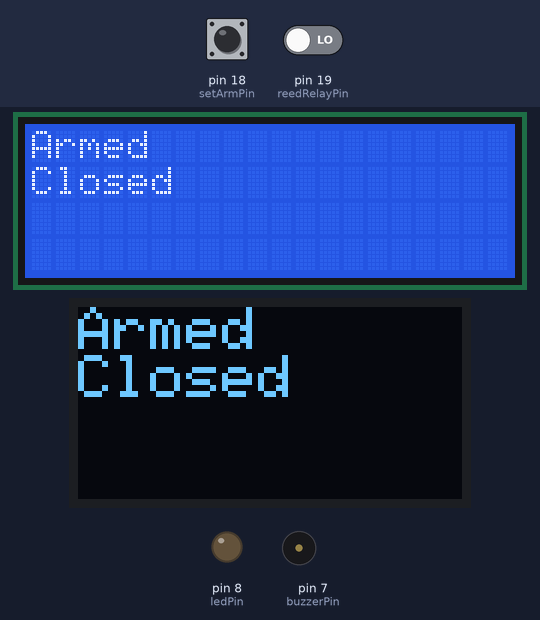
Simulated run of this sketch. Board: Arduino Mega 2560, built with avr-gcc and run on an emulated ATmega2560. On the bench: 20×4 character LCD, 128×64 one-colour display, output pins drawn as LEDs (lit = HIGH), buzzer (waves = sounding). Inputs (shaded band) come from the test bench; at power-on: pin 19 (reedRelayPin) LOW, pin 18 (setArmPin) HIGH. The display library's start-up logo is not drawn.

Above: at 6.3 s.
6.4 s: pin 19 (reedRelayPin) driven HIGH
At 6.8 s:
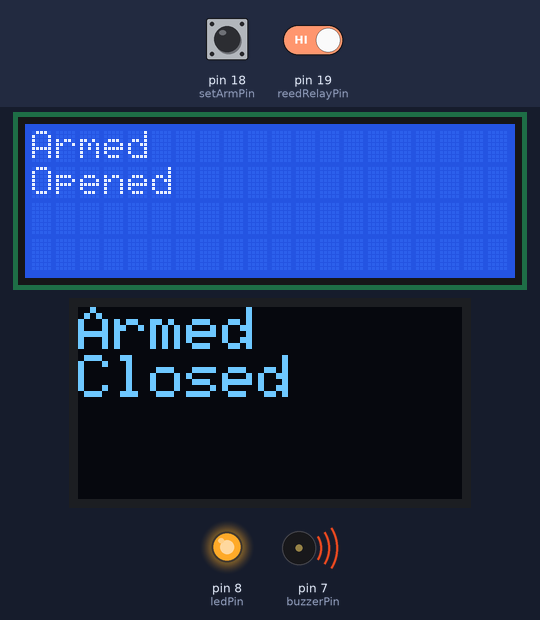
8.4 s: pin 18 (setArmPin) pulled LOW for 3.2 s
At 9.0 s:
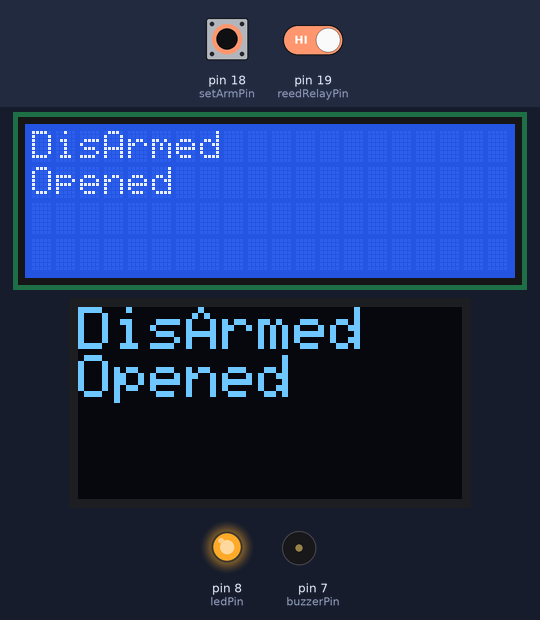
13.1 s: pin 19 (reedRelayPin) driven LOW
At 14.5 s:
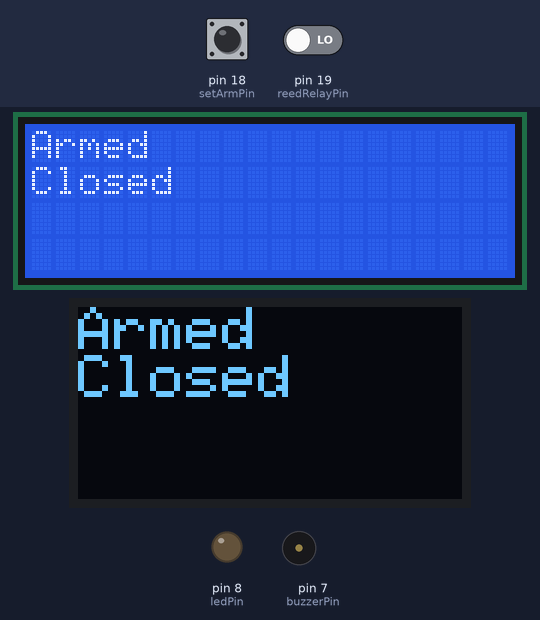
14.8 s: pin 18 (setArmPin) pulled LOW for 0.15 s
At 14.92 s:
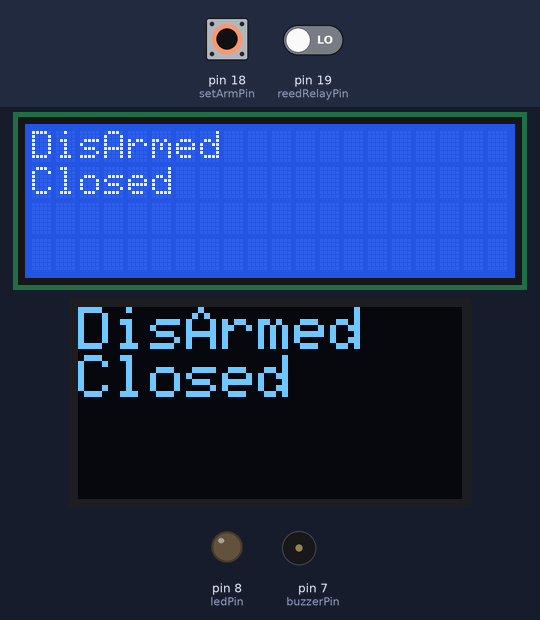
Timing chart, 0 to 17.4 s (numbered marks = the images above; inputs shaded):
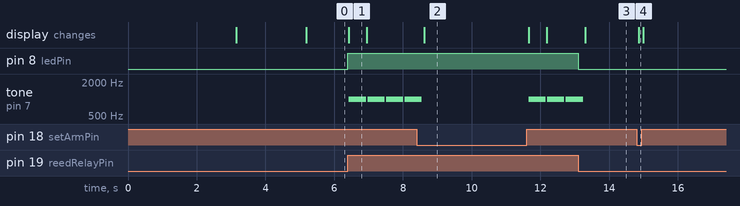

The sketch:

SimpleSecuritySystemOLED.ino
```cpp
/*
 * Example of simple security system using reed relay
 * Components: I2C LCD Monitor attached to pin 20 and 21 on MEGA2560, Reed relay attached to pin2
 * Door state HIGH when megnetic apparts from reed relay
 * Author:Bruce Chiu
 * Date:2019/07/22
 * Email:boo.chiu@gmail.com
 */
#include <SPI.h>
#include <Wire.h>
#include <Adafruit_GFX.h>
#include <Adafruit_SSD1306.h>
//#include "marioStar.h"
#define OLED_RESET 4
Adafruit_SSD1306 display(OLED_RESET);

const int reedRelayPin = 19;
const int setArmPin=18;
const int ledPin = 8;
const int buzzerPin=7;
const int debounceTime = 200;
volatile boolean doorState = LOW;
boolean armState=LOW;
volatile unsigned long lastTriggeredTime = 0;
//counting interrupts
volatile int intCount=0;
char msgOpen[]="Door Open";
char msgClosed[]="Door Closed";

void initOLED() {
  display.begin(SSD1306_SWITCHCAPVCC, 0x3C);
  display.display();
  delay(2000);
  // Clear the buffer.
  display.clearDisplay();

  display.setTextSize(2);
  display.setTextColor(WHITE);
  display.setCursor(0,0);

}

void setup() {
  pinMode(reedRelayPin, INPUT);
  attachInterrupt(digitalPinToInterrupt(reedRelayPin), btnHandlerArduino, CHANGE);
  pinMode(ledPin, OUTPUT);
  Serial.begin(115200);
  initLCD();
  initOLED();
  pinMode(setArmPin,INPUT_PULLUP);
  display.println("Simple Security System");
}

void loop() {
  // put your main code here, to run repeatedly:
  //if door state==HIGH, the door/window is open
  display.clearDisplay();
  display.setCursor(0,0);
  armState=digitalRead(setArmPin);
  //Show security state
  if(armState){
    //display.setCursor(0,2);
    display.println("Armed");
    lcdPrint("Armed   ",0);
  }
  else
  {
    //display.setCursor(0,4);
    display.println("DisArmed");
    lcdPrint("DisArmed",0);
  }
  //Show door state
  if(doorState){
    display.println("Opened");
    lcdPrint("Opened",1);
  }
  else{
    display.println("Closed");
    lcdPrint("Closed",1);
  }
  //Make sound when armed and door opened
  if(armState && doorState){
    tone(buzzerPin,1000);
    delay(500);
    noTone(buzzerPin);
  }
  else{
    noTone(buzzerPin);
  }
  display.display();

}

//Arduino中斷向量
void btnHandlerArduino() {
  if(millis()-lastTriggeredTime>debounceTime){
    doorState=digitalRead(reedRelayPin);
      digitalWrite(ledPin,doorState);
  }
  lastTriggeredTime=millis();
  intCount++;
}
```

lcd.ino
```cpp
//Including I2C LCD Library
#include <Wire.h>
#include <LiquidCrystal_I2C.h>
LiquidCrystal_I2C lcd(0x27, 20, 4); // set the LCD address to 0x27 for a 16 chars and 2 line display

void initLCD() {
  lcd.begin();
  lcd.backlight();
  lcd.setCursor(0, 0);
  lcd.print("Security System");
  lcd.setCursor(0, 1);
  lcd.print("Starts");
  delay(3000);
  lcd.clear();
}

void lcdPrint(char* strPtr, int row) {
  lcd.setCursor(0, row);
  lcd.print(strPtr);
}
```

Measured:
- after the input at 6.4 s, pin 8 (ledPin): LOW → HIGH at once; tone on pin 7 (buzzerPin): alternates 1000 Hz for 0.50 s and silent for 0.04 s, starting at once; the display: changes at once (image 1)
- after the input at 8.4 s, the display: changes after 0.22 s (image 2)
- after the input at 13.1 s, pin 8 (ledPin): HIGH → LOW at once; tone on pin 7 (buzzerPin): goes on until 13.2 s, then stays silent; the display: changes after 0.21 s (image 3)
- after the input at 14.8 s, the display: changes after 0.07 s (image 4)
- what the display in image 1 shows lasts 0.6 s, from 6.4 s to 7.0 s
